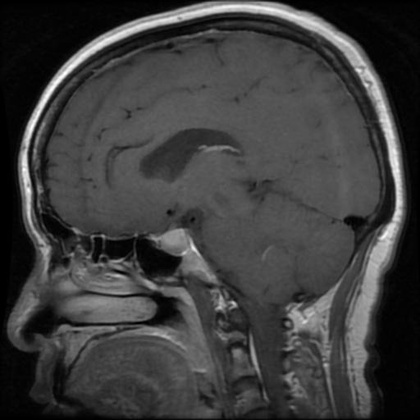
%> input picture src/mri_image.jpg, 420 x 420 px, shrunk from 512 x 512 before the run
$ octave DAMF_applied_MRI.m   (GNU Octave 9; MATLAB toolbox functions it lacks are replaced by stand-ins)
%> lines starting %> are read from the running program, lines starting %| are printed output that depends on the picture; in (x1, y1, x2, y2) boxes, pixels count from 0 and x2, y2 are one past the last pixel; in counts of white or black regions, pixels touching at a corner belong together; the program's own positions count from 1
### src/DAMF.m
% Referenced from MATLAB -- https://www.mathworks.com/matlabcentral/fileexchange/65855-damf-for-salt-and-pepper-noise-removal
function X=DAMF(A)
B=(~(A==0 | A==255));
pA=padarray(A,[3 3],'symmetric');
pB=(~(pA==0 | pA==255));
[m,n]=size(B);
            for i=1:m
                for j=1:n
                    if(B(i,j)==0)
                          if(sum(sum(pB(i+2:i+4,j+2:j+4)))~=0)
                            R1=pA(i+2:i+4,j+2:j+4);
                            R1=R1(R1>0 & R1<255);
                            mR=median(R1);
                            A(i,j)=mR;
                          elseif(sum(sum(pB(i+1:i+5,j+1:j+5)))~=0)
                            R1=pA(i+1:i+5,j+1:j+5);
                            R1=R1(R1>0 & R1<255);
                           mR=median(R1);
                            A(i,j)=mR;
                          elseif(sum(sum(pB(i:i+6,j:j+6)))~=0)
                           R1=pA(i:i+6,j:j+6);
                            R1=R1(R1>0 & R1<255);
                            mR=median(R1);
                            A(i,j)=mR;
                          end
                    end
                end
            end
B=(~(A==0 | A==255));
pA=padarray(A,[1 1],'symmetric');
pB=(~(pA==0 | pA==255));
[m,n]=size(B);
            for i=1:m
                for j=1:n
                    if(B(i,j)==0)
                          if(sum(sum(pB(i:i+2,j:j+2)))~=0)
                             R1=pA(i:i+2,j:j+2);
                             R1=R1(R1>0 & R1<255);
                             mR=median(R1);
                             A(i,j)=mR;
                          end
                    end
                end
            end
  X=A;
end

### src/DAMF_applied_MRI.m
% DAMF Technique
% Original Image
I4 = imread('mri_image.jpg');
%> I4 is the input picture: size 420x420x3 uint8; min 0, max 255, mean 61.8

% Converting to grayscale
if ndims(I4) == 3
    I4 = rgb2gray(I4);
%> I4: size 420x420 uint8
end

% Converting to uint8
I4 = uint8(I4);

% Adding salt and pepper noise
noise_density = 0.1;  % 10% density noise level
% tested out 60% density noise level using the line below in replacement of
% 10% density level
% noise_density = 0.6;  % 60% density noise level
noisy_image = imnoise(I4, 'salt & pepper', noise_density);
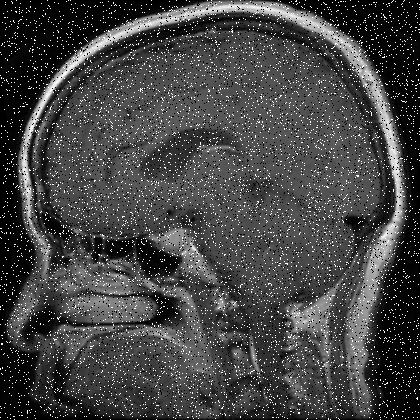
%> noisy_image: size 420x420 uint8; min 0, max 255, mean 68.4

% Applying DAMF filter
filtered_image = DAMF(noisy_image);
%> in DAMF, `B=(~(A==0 | A==255));`:
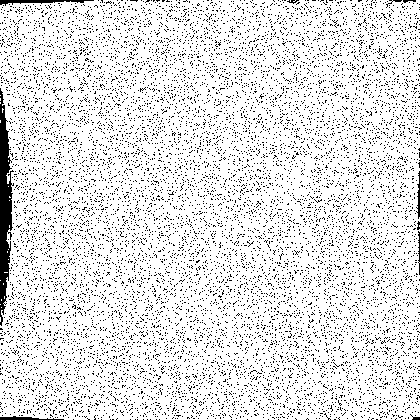
%> B: size 420x420 logical; 88.6% white; black in thin lines or dots
%> in DAMF, `pA=padarray(A,[3 3],'symmetric');`:
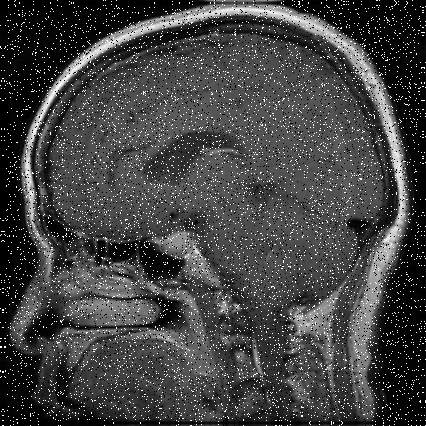
%> pA: size 426x426 uint8; min 0, max 255, mean 67.1
%> in DAMF, `pB=(~(pA==0 | pA==255));`:
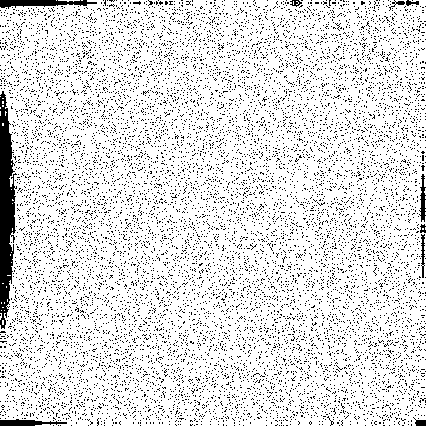
%> pB: size 426x426 logical; 87.9% white; black in thin lines or dots
%> after the loop in DAMF, `for i=1:m`:
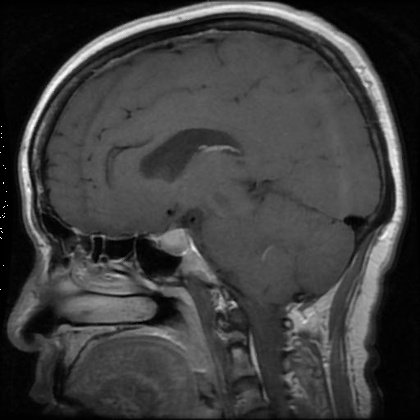
%> A: size 420x420 uint8; 10.96% of pixels changed, all inside (x1, y1, x2, y2) = (0, 0, 420, 420)
%> after the loop in DAMF, `for i=1:m`: R1 = [1; 1; 1; 1; 1; 1; 1]; mR = 1
%> in DAMF, `B=(~(A==0 | A==255));`: B: size 420x420 logical; 99.6% white; 4 black regions (3 under 20 px), largest, box (x1, y1, x2, y2) and area: (0, 126, 9, 277) 757
%> in DAMF, `pA=padarray(A,[1 1],'symmetric');`:
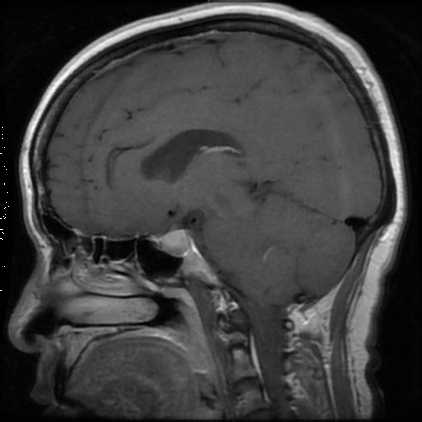
%> pA: size 422x422 uint8; min 0, max 255, mean 61.3
%> in DAMF, `pB=(~(pA==0 | pA==255));`:
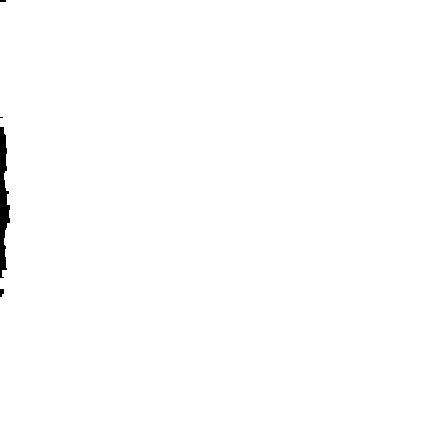
%> pB: size 422x422 logical; 99.5% white; 4 black regions (2 under 20 px), largest, box (x1, y1, x2, y2) and area: (0, 127, 10, 278) 908, (0, 289, 4, 297) 26
%> after the loop in DAMF, `for i=1:m`: A: size 420x420 uint8; 0.12% of pixels changed, all inside (x1, y1, x2, y2) = (0, 0, 9, 296)
%> after the loop in DAMF, `for i=1:m`: R1 = [1; 1; 1; 1; 1]

% Displaying results
figure(1);
imshow(I4);
title('I4: Original MRI Image', "FontSize", 15, "Color", "Black");

figure(2);
imshow(noisy_image);
title('I5: Salt & Pepper Noisy Image', "FontSize", 15, "Color", "Black");

figure(3);
imshow(filtered_image);
title('I6: DAMF Filtered Image', "FontSize", 15, "Color", "Black");

% Saving image outputs
imwrite(noisy_image, 'mri_image_noisy.jpg');
imwrite(filtered_image, 'mri_image_DAMF_filtered.jpg');
